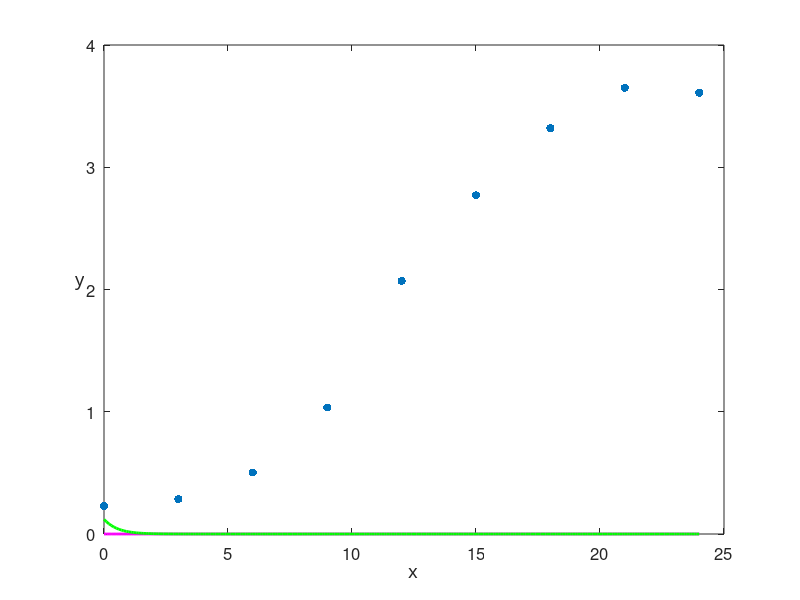
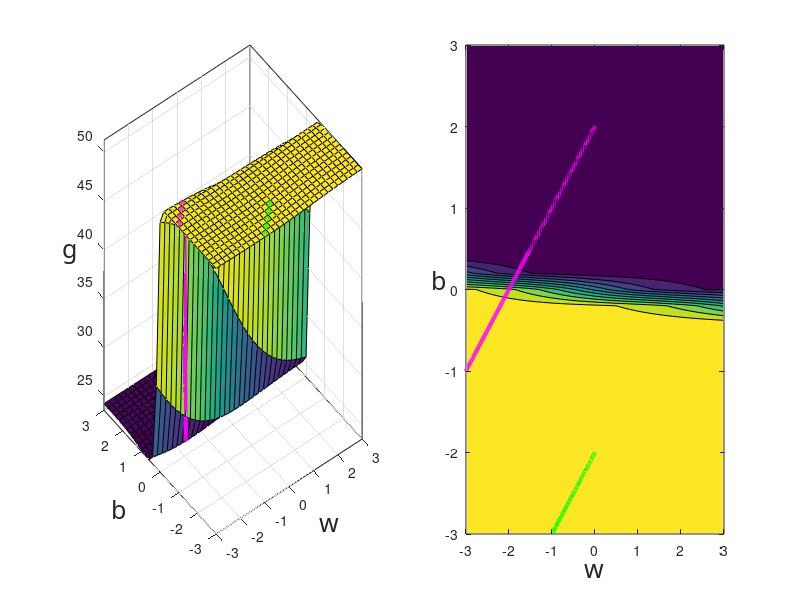

These charts were generated, in order, by the following MATLAB code:
function nonconvex_logistic_growth()

% This file is associated with the book
% "Machine Learning Refined", Cambridge University Press, 2016.
% by Jeremy Watt, Reza Borhani, and Aggelos Katsaggelos.

% load data, plot data and surfaces
[A,b] = load_data();
[s,t,non_obj] = plot_surface(A,b);
plot_pts(A,b);

%%% run grad descent with 2 starting points and plot descent path %%%

% run grad descent with first starting point
x0 = [0;2];
[in,out] = grad_descent(A,b,x0);

% plot results
plot_sigmoid(A,b,in(end,:),1);
plot_descent_path(in,out,1,s,t,non_obj);

% run grad descent with second starting point
x0 = [0;-2];
[in,out] = grad_descent(A,b,x0);

% plot results
plot_sigmoid(A,b,in(:,end),2)
plot_descent_path(in,out,2,s,t,non_obj)

% perform grad descent 
function [in,out] = grad_descent(A,b,x)
    % step length
    alpha = 10^-2;
    
    % Initializations 
    in = [x];
    out = [norm(1./(1 + exp(-A*x)) - b)^2];
    grad = 1;
    iter = 1;
    max_its = 2000;
    
    % main loop
    while  norm(grad) > 10^-5 && iter < max_its

        % fixed steplength
        y = 1./(1 + exp(-A*x));
% ----> grad = 
        x = x - alpha*grad;

        % update containers
        in = [in x];
        out = [out ; norm(1./(1 + exp(-A*x)) - b)^2];
        iter = iter + 1;
    end
    in = in';
end

function [s,t,non_obj] = plot_surface(A,b)
    % setup surface
    range = 3;                     % range over which to view surfaces
    [s,t] = meshgrid(-range:0.2:range);
    s = reshape(s,numel(s),1);
    t = reshape(t,numel(t),1);
    non_obj = zeros(length(s),1);   % nonconvex surface

    % build surface
    for i = 1:length(b)
        non_obj = non_obj + non_convex(A(i,:),b(i),s,t)';
    end
    
    % plot surface
    figure(2)
    subplot(1,2,1)
    set(get(gca,'YLabel'),'Rotation',0)
    set(gcf,'color','w');
    set(gcf,'color','w');
    r = sqrt(numel(s));
    s = reshape(s,r,r);
    t = reshape(t,r,r);
    non_obj = reshape(non_obj,r,r);
    surf(s,t,non_obj)
    box on
    xlabel('w','Fontsize',18,'FontName','cmmi9')
    ylabel('b','Fontsize',18,'FontName','cmmi9')
    zlabel('g','Fontsize',18,'FontName','cmmi9')
    set(get(gca,'ZLabel'),'Rotation',0)

    % plot contour
    subplot(1,2,2)
    set(gcf,'color','w');
    r = sqrt(numel(s));
    s = reshape(s,r,r);
    t = reshape(t,r,r);
    non_obj = reshape(non_obj,r,r);
    contourf(s,t,non_obj,10)
    box on
    xlabel('w','Fontsize',18,'FontName','cmmi9')
    ylabel('b','Fontsize',18,'FontName','cmmi9')
    set(get(gca,'YLabel'),'Rotation',0)
end

function plot_pts(A,b)
    % plot labeled points
    figure(1)
    scatter(A(:,2),b,'fill','k')
    set(gcf,'color','w');
    xlabel('x','Fontsize',18,'FontName','cmmi9')
    ylabel('y','Fontsize',18,'FontName','cmmi9')
    set(get(gca,'YLabel'),'Rotation',0)
    set(gcf,'color','w');
    box on
    set(gca,'FontSize',12); 
end

function plot_sigmoid(A,b,x,i)
    % plot
    figure(1)
    hold on
    u = [0:0.1:max(A(:,2))];
    w = 1./(1+exp(-(u*x(2) + x(1))));
    if i == 1
        plot(u,w,'m','LineWidth',2);
    else
        plot(u,w,'g','LineWidth',2);
    end
end

function plot_descent_path(in,out,i,s,t,non_obj)

    % plot nonconvex-output path
    figure(2)
    subplot(1,2,1)
    hold on
    if i == 1
       plot3(in(:,1),in(:,2),out,'m','LineWidth',3);
    else
       plot3(in(:,1),in(:,2),out,'g','LineWidth',3);
    end
    axis([min(min(t)) max(max(t)) min(min(s)) max(max(s)) min(min(non_obj)) max(max(non_obj))])
    subplot(1,2,2)
    hold on
    if i == 1
       plot3(in(:,1),in(:,2),out,'m','LineWidth',3);
    else
       plot3(in(:,1),in(:,2),out,'g','LineWidth',3);
    end
end

% loads data for processing
function [A,b] = load_data()     
    % load bacteria data
    data = csvread('bacteria_data.csv');
    a = data(:,1);
    b = data(:,2);
    A = [ones(length(a),1) a];
end

function s = non_convex(c,z,s,t)    % objective function for nonconvex problem
    s = (sigmoid(c*[s,t]') - z).^2;
end

function y = sigmoid(z)
y = 1./(1+exp(-z));
end

end
